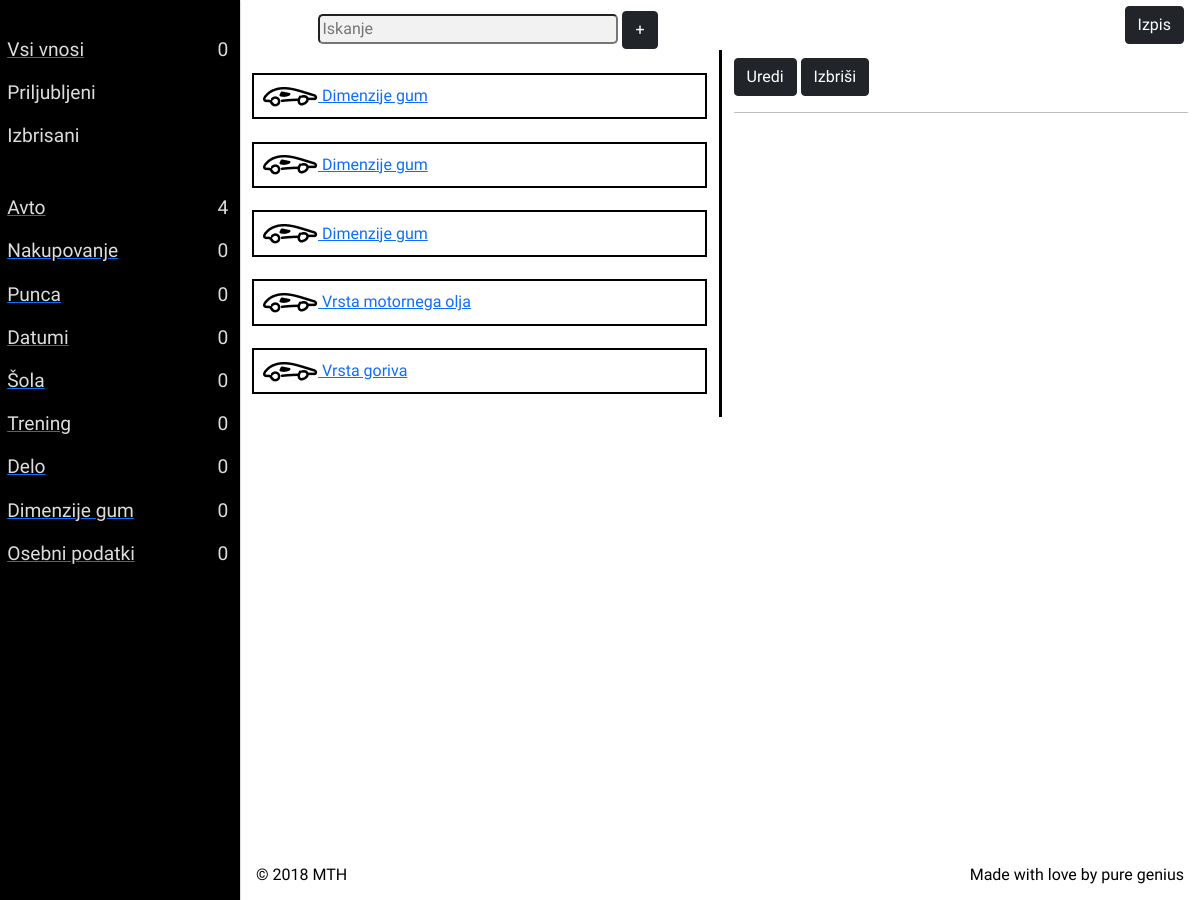
The app's page /vrednost (signed in), older data.
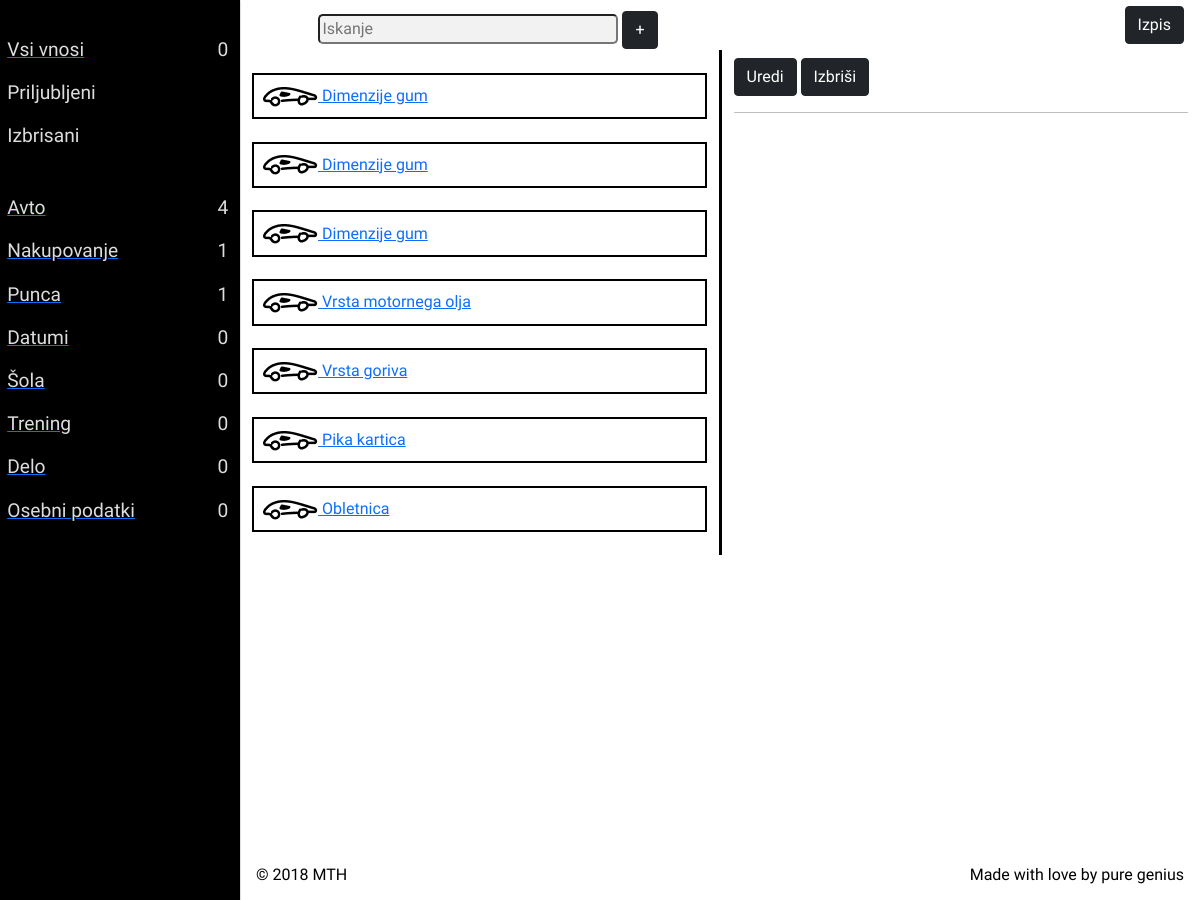
The same page, newer data.
### app/models.py (models this page shows, shortened)
class Kategorije(db.Model):
    id_kategorije = db.Column(db.INTEGER, primary_key=True, autoincrement=True, nullable=False)
    ime_kategorije = db.Column(db.String(50), index=True)
    id_uporabnika = db.Column(db.INTEGER, db.ForeignKey('uporabniki.id'))
    vrednosti = db.relationship('Vrednosti', backref='kategorija')

class Vrednosti(db.Model):
    id_vrednosti = db.Column(db.INTEGER, primary_key=True, autoincrement=True, nullable=False)
    naziv = db.Column(db.String(50), index=True)
    vrednost = db.Column(db.String(50), index=True)
    priljubljeno = db.Column(db.Boolean, index=True)
    id_kategorije = db.Column(db.INTEGER, db.ForeignKey('kategorije.id_kategorije'))

### app/routes.py (the view)
@app.route('/vrednost')
@login_required
def vrednost():
    id = request.args.get('id', None)
    id2 = request.args.get('id2', None)
    uporabnik = Uporabniki.query.filter_by(uporabnisko_ime=current_user.uporabnisko_ime).first()
    kategorije_all = Kategorije.query.filter_by(id_uporabnika=uporabnik.id).all()
    kategorije_id = []
    kategorije_count = []
    vrednosti_count = 0
    vrednost_izbrana = Vrednosti.query.filter_by(id_vrednosti=id2).first()
    if id is not None:
        vrednosti = Vrednosti.query.all()
    else:
        vrednosti = Vrednosti.query.all()
    for kategorija in kategorije_all:
        kategorije_id.append(kategorija.id_kategorije)
        kategorije_count.append(Vrednosti.query.filter_by(id_kategorije=kategorija.id_kategorije).count())
    if id is not None:
        for id in kategorije_id:
            vrednosti_count += Vrednosti.query.filter_by(id_kategorije=id).count()
    form = InputVrednostForm()
    if form.validate_on_submit():
        nova_vrednost = Vrednosti(naziv=form.naziv.data, vrednost=form.vrednost.data,
                                  id_kategorije=form.kategorija.data.id_kategorije)
        db.session.add(nova_vrednost)
        db.session.commit()
        return redirect(url_for('index'))
    return render_template('vrednost.html', title='Domov', form=form, kategorije=kategorije_all,
                           vrednosti=vrednosti, kategorije_count=kategorije_count, kategorije_len=len(kategorije_count),
                           vrednosti_count=vrednosti_count, vrednost_izbrana=vrednost_izbrana)

### app/forms.py
class InputVrednostForm(FlaskForm):
    naziv = StringField('Naslov vrednosti', validators=[DataRequired()])
    vrednost = StringField('Vrednost', validators=[DataRequired()])
    kategorija = QuerySelectField('Kategorija', query_factory=kategorije_query,
                                  allow_blank=True, get_label='ime_kategorije')
    submit = SubmitField('Vnesi')

### app/models.py (called while the page is built)
@login.user_loader
def load_user(user_id):
    return Uporabniki.query.get(user_id)

def kategorije_query():
    uporabnik = Uporabniki.query.filter_by(uporabnisko_ime=current_user.uporabnisko_ime).first()
    return Kategorije.query.filter_by(id_uporabnika=uporabnik.id)

### app/templates/vrednost.html (shortened to what this page needs)
{% extends "index.html" %}
{% block div %}
    <div>
        <a id="editValueBtn" class="btn btn-dark" onclick="editValue()">Uredi</a>
        <a class="btn btn-dark" onclick="deleteValue()">Izbriši</a>
        <hr>
    </div>
{% endblock %}

### app/templates/index.html
{% extends "base.html" %}
{% block content %}
    <div class="container" >
        <div class="row justify-content-start">
            <div class="col" id="containerLeft">
                {% for vrednost in vrednosti %}
                    <a href="{{ url_for('vrednost', id2=vrednost.id_vrednosti) }}">
                        <div class="vrednost">
                            <img src="{{ url_for('static', filename='icons/black/car.png') }}" width="55" height="20" alt="ikona">
                            {{ vrednost.naziv }}
                        </div>
                    </a>
                {% endfor %}
            </div>
            <div class="col" id="containerRight">
                {% block div %}{% endblock %}
            </div>
        </div>
    </div>
{% endblock %}

### app/templates/base.html (shortened to what this page needs)
<!DOCTYPE html>
<html lang="sl">
	<head>
		<link href="https://cdn.jsdelivr.net/npm/bootstrap@5.0.0-beta2/dist/css/bootstrap.min.css" rel="stylesheet"
>
		<link rel="stylesheet" href="{{ url_for('static',filename='base.css') }}">
	</head>
	<body>
		 <div class="grid-container">
		   	<div class="menu-icon">
		  	</div>
		  	<header class="header">
				<div class="search-field">
					<input class="header__search" type="text" placeholder="Iskanje" onkeyup="searchValues()">
					<a id="addValueBtn" class="btn btn-dark" onclick="addValue()">+</a>
				</div>
				<div class="header__buttons">
					<a class="btn btn-dark" href="{{ url_for('logout') }}">Izpis</a>
				</div>
		  	</header>
		  	<aside class="sidenav">
				<ul class="sidenav__list">
			  		<a href="{{ url_for('index') }}"><li class="sidenav__list-item">Vsi vnosi<span class="align_right">{{ vrednosti_count }}</span></li></a>
					<li class="sidenav__list-item">Priljubljeni </li>
					<li class="sidenav__list-item">Izbrisani</li>
				</ul>
				<ul class="sidenav__list">
					{% for i in kategorije %}
						{% set kategorija = kategorije[loop.index-1] %}
						{% set kategorije_count = kategorije_count[loop.index-1] %}
						<a href="{{ url_for('kategorija', id=kategorija.id_kategorije, id2=i.id_vrednosti) }}"><li class="sidenav__list-item" >
							{{ kategorija.ime_kategorije }}
							<span class="align_right">{{ kategorije_count }}</span>
						</li></a>
					{% endfor %}
				</ul>
		  	</aside>
			 <main class="main">
				 {% block content %}{% endblock %}
		  	</main>
		  	<footer class="footer">
				<div class="footer__copyright">&copy; 2018 MTH</div>
				<div class="footer__signature">Made with love by pure genius</div>
		  	</footer>
		 </div>
	</body>
</html>

Row changes from the older to the newer data that the page shows:
removed Kategorije: ime_kategorije "Dimenzije gum", kategorije_count "0"
computed for Kategorije "Nakupovanje": id_uporabnika "0" → "1"
computed for Kategorije "Punca": id_uporabnika "0" → "1"
added Vrednosti: naziv "Pika kartica"
added Vrednosti: naziv "Obletnica"
